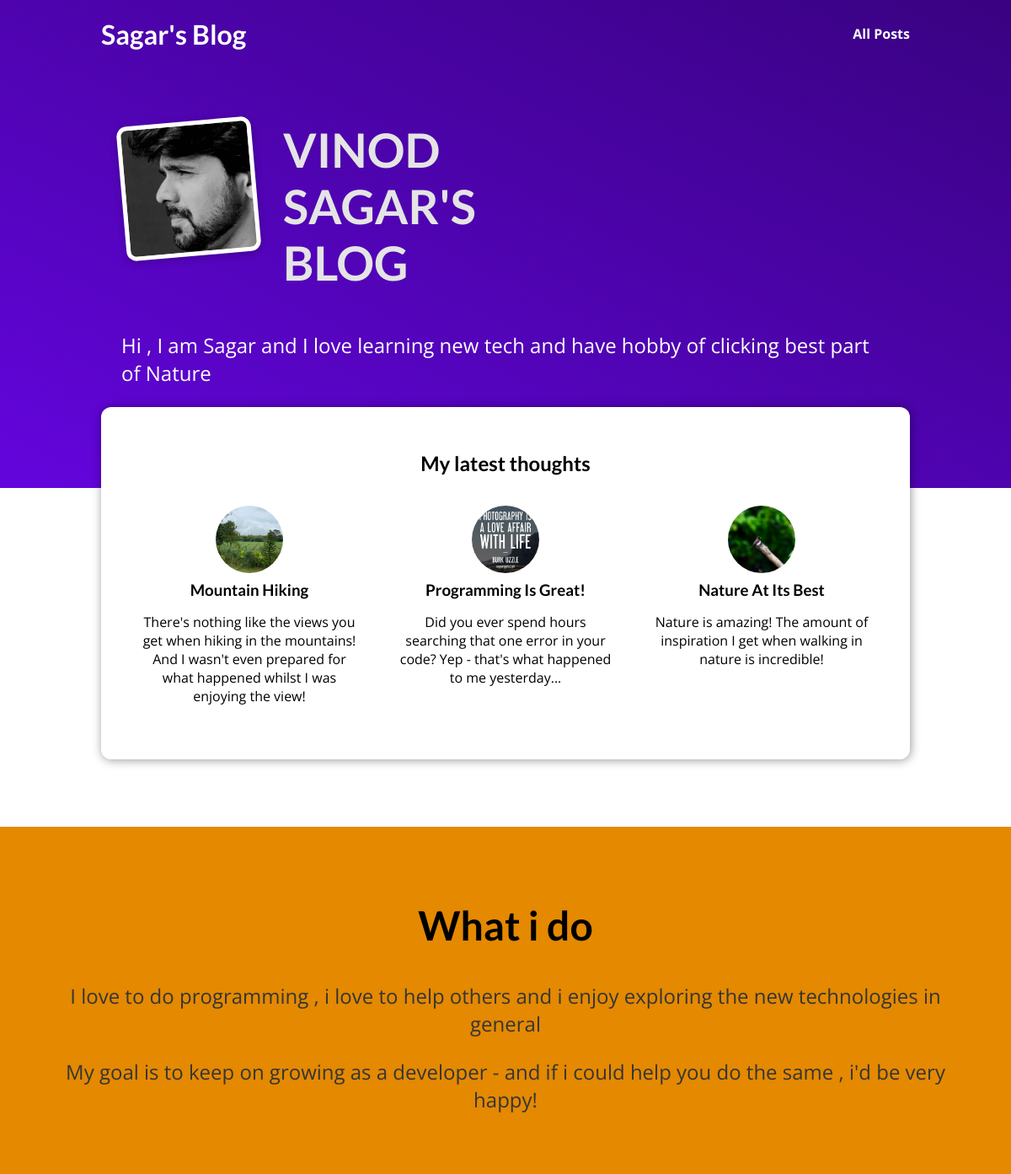
The page / on the database its author committed.
### blog/models.py (models this page shows, shortened)
class Post(models.Model):
    title = models.CharField(max_length=150)
    Excerpt = models.CharField(max_length=200)
    image = models.ImageField(upload_to = "posts", null=True)
    date = models.DateField(auto_now=True)
    slug = models.SlugField(unique=True,db_index=True)
    content = models.TextField(validators=[MinLengthValidator(10)])
    author = models.ForeignKey(Author, on_delete=models.SET_NULL, null=True, related_name="posts")
    tag = models.ManyToManyField(Tag)

### blog/views.py (the view)
# urls.py: path("", views.StartPageView.as_view(), name="start"),
class StartPageView(ListView):
    template_name= "blog/index.html"
    model = Post
    ordering = ["-date"]
    context_object_name = "posts"
    def get_queryset(self):
        queryset =  super().get_queryset()
        data = queryset[:3]
        return data

### blog/templates/blog/index.html (shortened to what this page needs)
{% extends "base.html" %}
{% load static %}
{% block css_files %}
    <link rel="stylesheet" href="{% static "blog/post.css" %}"/>
    <link rel="stylesheet" href="{% static "blog/index.css" %}"/>
{% endblock %}
{% block content %}
    <section id="welcome">
        <header>
            <img src="{% static "blog/images/me.jpg" %}" alt="Sagar - The Author of the blog"/>
            <h2>VINOD SAGAR'S BLOG</h2>
        </header>
        <p>Hi , I am Sagar and I love learning new tech and have hobby of clicking best part of Nature </p>
    </section>
    <section id="latest-posts">
        <h2>My latest thoughts</h2>
            <ul>
            {% for post in posts %}
                {% include "blog/includes/post.html" %}
            {% endfor %}
            </ul>
    </section>
    <section id="about">
    <h2>What i do </h2>
    <p>
        I love to do programming , i love to help others and i enjoy exploring the new technologies
        in general
    </p>
    <p>
        My goal is to keep on growing as a developer - and if i could help you do
        the same , i'd be very happy!
    </p>
    </section>
{% endblock %}

### blog/templates/blog/includes/post.html
    <li>
                    <article class="post">
                    <a href="{% url "post_detail" post.slug %}">
                        <img src="{{ post.image.url }}" alt="{{ post.title }}"/>
                            <div class="post__content">
                                <h3>{{ post.title }}</h3>
                                <p>{{ post.Excerpt }}</p>
                            </div>
                    </a>
                    </article>
                </li>

### static/app.css (style rules this page uses)
* { box-sizing: border-box; }
html { font-family: 'Open Sans', 'Lato', sans-serif; }
body { margin: 0; }
h1, h2, h3 { font-family: 'Lato', sans-serif; font-weight: bold; }

### blog/static/blog/post.css (style rules this page uses)
.post { display: flex; flex-direction: column; align-items: center; text-align: center; }
.post a { text-decoration: none; color: black; transition: all 0.2s ease; padding: 1rem; }
.post img { width: 5rem; height: 5rem; object-fit: cover; border-radius: 50%; }
.post h3 { margin: 0.25rem 0; }

### blog/static/blog/index.css (style rules this page uses)
#welcome { background: linear-gradient(to right top, #6305dd, #390281); padding: 6rem 12%; }
#welcome header { display: flex; align-items: flex-start; margin: 3rem auto; }
#welcome img { width: 10rem; height: 10rem; object-fit: cover; object-position: top; border: 5px solid white; border-radius: 12px; background-color: #ffe1bf; transform: rotateZ(-5deg); box-shadow: 0 2px 8px rgba(0, 0, 0, 0.25); }
#welcome h2 { font-size: 3.5rem; margin: 0 0 0 2rem; color: #e4e4e4; width: 10rem; }
#welcome p { color: white; font-size: 1.5rem; }
#latest-posts { background-color: white; padding: 2rem; border-radius: 12px; width: 60rem; margin: -6rem auto 2rem auto; box-shadow: 1px 1px 12px rgba(0, 0, 0, 0.4); }
#latest-posts h2 { text-align: center; }
#latest-posts ul { list-style: none; margin: 0; padding: 0; display: flex; gap: 1rem; }
#latest-posts li { flex: 1; }
#about { text-align: center; padding: 3rem; background-color: #e48900; margin-top: 5rem; }
#about h2 { font-size: 3rem; }
#about p { font-size: 1.5rem; color: #353535; }

### rows shown on the page
Post: image (picture), title "Mountain Hiking", Excerpt "There's nothing like the views you get when hiking in the mountains! And I wasn't even prepared for what happened whilst I was enjoying the view!"
Post: image (picture), title "Programming Is Great!", Excerpt "Did you ever spend hours searching that one error in your code? Yep - that's what happened to me yesterday..."
Post: image (picture), title "Nature At Its Best", Excerpt "Nature is amazing! The amount of inspiration I get when walking in nature is incredible!"
